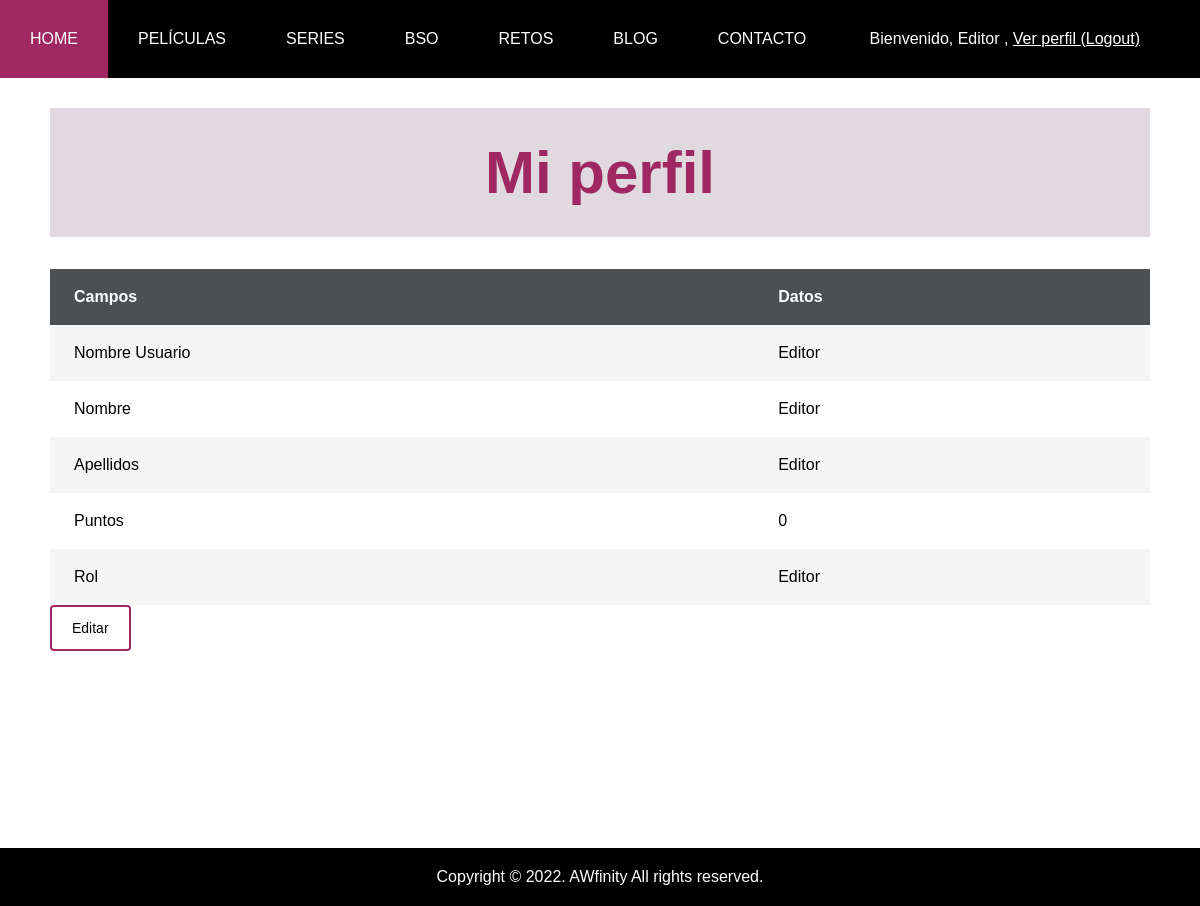
/perfil.php (signed in), run on the app's committed database.
### tables this page shows
CREATE TABLE `usuarios` (
  `id_user` int(10) NOT NULL,
  `nombreUsuario` varchar(20) NOT NULL,
  `nombre` varchar(20) NOT NULL,
  `apellido` varchar(20) NOT NULL,
  `password` varchar(255) NOT NULL,
  `rol_user` enum('admin','editor','user','') NOT NULL,
  `puntos` int(10) NOT NULL
);

### includes/helpers/autorizacion.php (called while the page is built, shortened)
<?php
function estaLogado(){
    return isset($_SESSION['login']);
}
function esEditor(){
    return estaLogado() && isset($_SESSION['esEditor']) && ($_SESSION['esEditor']==true);
}

### includes/Usuario.php (called while the page is built, shortened)
<?php
class Usuario
{
    private $nombre;
    private $apellido;
    private $puntos;
    private function __construct($nombreUsuario, $nombre, $apellido, $password, $rol_user,$puntos, $id = NULL) {
        $this->nombre = $nombre;
        $this->apellido = $apellido;
        $this->puntos=$puntos;
    }
    public function getNombre(){
        return $this->nombre;
    }
    public function getPuntos(){
        return $this->puntos;
    }
    public function getApellido(){
        return $this->apellido;
    }
    public static function buscaUsuario($nombreUsuario)
    {
        $conn = Aplicacion::getInstance()->getConexionBd();
        $query = sprintf("SELECT * FROM usuarios U WHERE U.nombreUsuario='%s'", $conn->real_escape_string($nombreUsuario));
        $rs = $conn->query($query);
        $result = false;
        if ($rs) {
            $fila = $rs->fetch_assoc();
            if ($fila) {
                $result = new Usuario($fila['nombreUsuario'], $fila['nombre'], $fila['apellido'], $fila['password'], $fila['rol_user'] ,$fila['puntos'], $fila['id_user']);
            }
        } else {
            error_log("Error BD ({$conn->errno}): {$conn->error}");
        }
        return $result;
    }
}
?>

### perfil.php (the view, shortened to what this page needs)
<?php
require __DIR__. '/includes/helpers/autorizacion.php';
$contenidoPrincipal = '';
if(isset($_SESSION['nombreUsuario']) && estaLogado()){
    $us=Usuario::buscaUsuario($_SESSION['nombreUsuario']);
$contenidoPrincipal .= <<<EOS
<div class="header2">
<h2>Mi perfil</h2>
</div>
<div class="contened">
<div class="wrapper">
    <table>
        <thead>
            <tr>
                <th>Campos</th>
                <th>Datos</th>
            </tr>
        </thead>
        <tbody>
            <tr>
            <td class="nombre">Nombre usuario</td>
            <td class="points">{$_SESSION['nombreUsuario']}</td>
            </tr>
            <tr>
            <td class="nombre">Nombre</td>
            <td class="points">{$us->getNombre()}</td>
            </tr>
            <tr>
            <td class="nombre">Apellidos</td>
            <td class="points">{$us->getApellido()}</td>
            </tr>
            <tr>
            <td class="nombre">Puntos</td>
            <td class="points">{$us->getPuntos()}</td>
            </tr>
EOS;
$rol='';
if(esEditor()){
$rol="Editor";
}else{
if(esAdmin()){
    $rol="Administrador";
}else{
    $rol="Usuario";
}
}
$contenidoPrincipal .= <<<EOS
<tr>
<td class="nombre">Rol</td>
<td class="points">{$rol}</td>
</tr>
        </tbody>
	</table>
    <div class='butonGeneral'> <a href='editUsuario.php?nombreusuario={$_SESSION['nombreUsuario']}'> Editar </a> </div>
</div>
</div>
EOS;
}else{
$contenidoPrincipal .= <<<EOS
<h2> No hay nada que mostrar</h2>
EOS;
}
require __DIR__. '/includes/vistas/plantillas/plantilla.php';
?>

### css/default.css (style rules this page uses)
* { margin:0px; padding:0px; }
.wrapper { line-height: 1.5em; margin: 0 auto; padding: 2em 0 3em; width: 100%; max-width: 2000px; overflow: hidden; }
.wrapper table { border-collapse: collapse; width: 100%; background: #fff; }
.wrapper th { background-color: #4d5053; font-weight: bold; color: #fff; white-space: nowrap; }
.wrapper td, th { padding: 1em 1.5em; text-align: left; }
.wrapper tbody tr:nth-child(2n-1) { background-color: #f5f5f5; transition: all .125s ease-in-out; }
.wrapper td.nombre { text-transform: capitalize; }
.header2 { padding: 30px; font-size: 40px; text-align: center; background: #9581954b; }
.header2 h2 { color: #9f2863; }
div.butonGeneral { display: inline-block; background-color: white; color: black; border: 2px solid #9f2863; padding: 9px 20px; text-align: center; text-decoration: none; font-size: 14px; transition-duration: 0.4s; border-radius: 4px; }
div.butonGeneral a { color: black; text-decoration:none; }

### data on the page
usuarios: nombre "Editor", apellido "Editor", puntos "0"

### other printed values
$_SESSION['nombreUsuario'] "Editor"
$rol "Editor"
